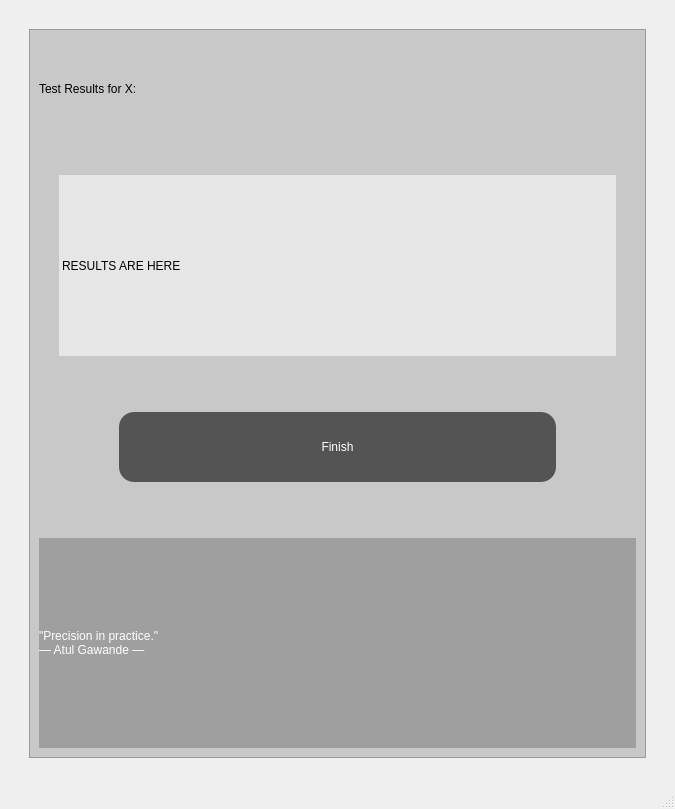
<?xml version="1.0" encoding="UTF-8"?>
<ui version="4.0">
 <class>MainWindow</class>
 <widget class="QMainWindow" name="MainWindow">
  <property name="geometry">
   <rect>
    <x>0</x>
    <y>0</y>
    <width>675</width>
    <height>809</height>
   </rect>
  </property>
  <property name="windowTitle">
   <string>MainWindow</string>
  </property>
  <widget class="QWidget" name="centralwidget">
   <layout class="QVBoxLayout" name="verticalLayout_2">
    <item>
     <layout class="QVBoxLayout" name="verticalLayout">
      <item>
       <widget class="QFrame" name="frame">
        <property name="styleSheet">
         <string notr="true">#frame {
	background-color :	rgb(200, 200, 200);
	margin: 20%;
}
QLabel {
	align-text: center;
	qproperty-alignment: 'AlignCenter';
	font: 20pt &quot;Book Antiqua&quot;;
}</string>
        </property>
        <property name="frameShape">
         <enum>QFrame::StyledPanel</enum>
        </property>
        <property name="frameShadow">
         <enum>QFrame::Raised</enum>
        </property>
        <layout class="QVBoxLayout" name="verticalLayout_4">
         <item>
          <layout class="QVBoxLayout" name="verticalLayout_3">
           <item>
            <widget class="QLabel" name="label">
             <property name="styleSheet">
              <string notr="true">max-height: 100px !important;</string>
             </property>
             <property name="text">
              <string>Test Results for X:</string>
             </property>
            </widget>
           </item>
           <item>
            <widget class="QLabel" name="label_2">
             <property name="styleSheet">
              <string notr="true">#label_2 {
	background-color: rgb(230, 230, 230);
	margin-top: 30px;
	padding-top: 20px;
	padding-bottom: 20px;
	margin-left: 20%;
	margin-right: 20%;
	font: 15pt &quot;Book Antiqua&quot;;
}</string>
             </property>
             <property name="text">
              <string>RESULTS ARE HERE</string>
             </property>
            </widget>
           </item>
           <item>
            <widget class="QPushButton" name="pushButton">
             <property name="styleSheet">
              <string notr="true">#pushButton {
	margin-left: 80%;
	margin-right: 80%;
	background-color: rgb(84, 84, 85);
	border-radius: 15%;
	color: rgb(255, 255, 255);
	min-height: 70%;
	font: 20pt &quot;Book Antiqua&quot;;
	margin-bottom: 50%;
	margin-top: 50%;
}

#pushButton:hover {
	margin-left: 80%;
	margin-right: 80%;
	background-color: rgb(0, 70, 71);
	border-radius: 15%;
	color: rgb(255, 255, 255);
	min-height: 70%;
	font: 20pt &quot;Book Antiqua&quot;;
	margin-bottom: 50%;
	margin-top: 50%;
}</string>
             </property>
             <property name="text">
              <string>Finish</string>
             </property>
            </widget>
           </item>
           <item>
            <widget class="QLabel" name="label_3">
             <property name="styleSheet">
              <string notr="true">#label_3 {
	font: 30pt &quot;Kunstler Script&quot;;
   color: rgb(255, 255, 255);
	background-color: rgb(84, 84, 85, 90);
	margin: 0% !important;

}
</string>
             </property>
             <property name="text">
              <string>&quot;Precision in practice.&quot;
— Atul Gawande —</string>
             </property>
            </widget>
           </item>
          </layout>
         </item>
        </layout>
       </widget>
      </item>
     </layout>
    </item>
   </layout>
  </widget>
  <widget class="QStatusBar" name="statusbar"/>
 </widget>
 <resources/>
 <connections/>
</ui>
